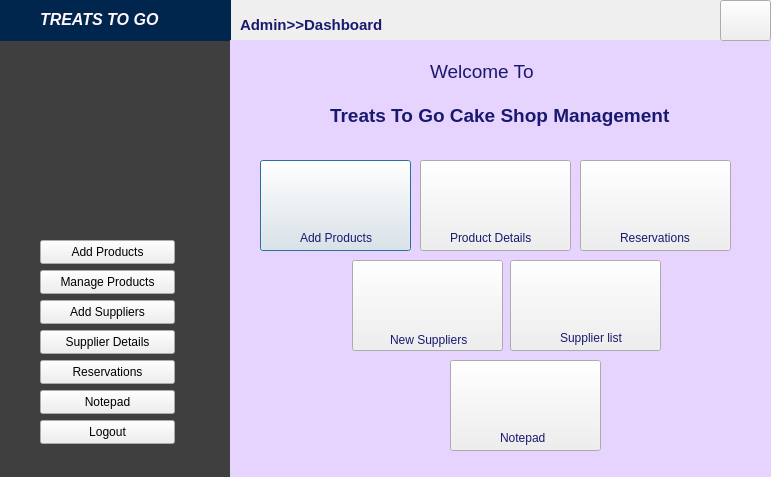
<?xml version="1.0" encoding="UTF-8"?>
<ui version="4.0">
 <class>adminhome</class>
 <widget class="QDialog" name="adminhome">
  <property name="geometry">
   <rect>
    <x>0</x>
    <y>0</y>
    <width>771</width>
    <height>477</height>
   </rect>
  </property>
  <property name="windowTitle">
   <string>Dialog</string>
  </property>
  <widget class="QLabel" name="label">
   <property name="geometry">
    <rect>
     <x>190</x>
     <y>0</y>
     <width>511</width>
     <height>41</height>
    </rect>
   </property>
   <property name="styleSheet">
    <string notr="true">border-color: rgb(25, 25, 112);</string>
   </property>
   <property name="text">
    <string/>
   </property>
  </widget>
  <widget class="QLabel" name="label_2">
   <property name="geometry">
    <rect>
     <x>0</x>
     <y>30</y>
     <width>231</width>
     <height>451</height>
    </rect>
   </property>
   <property name="styleSheet">
    <string notr="true">background-color: rgb(63, 63, 63);</string>
   </property>
   <property name="text">
    <string/>
   </property>
  </widget>
  <widget class="QLabel" name="label_3">
   <property name="geometry">
    <rect>
     <x>0</x>
     <y>0</y>
     <width>231</width>
     <height>41</height>
    </rect>
   </property>
   <property name="styleSheet">
    <string notr="true">background-color: rgb(0, 38, 77);</string>
   </property>
   <property name="text">
    <string/>
   </property>
  </widget>
  <widget class="QLabel" name="label_4">
   <property name="geometry">
    <rect>
     <x>230</x>
     <y>40</y>
     <width>541</width>
     <height>441</height>
    </rect>
   </property>
   <property name="styleSheet">
    <string notr="true">background-color: rgb(230, 212, 255);</string>
   </property>
   <property name="text">
    <string/>
   </property>
  </widget>
  <widget class="QLabel" name="label_5">
   <property name="geometry">
    <rect>
     <x>430</x>
     <y>60</y>
     <width>141</width>
     <height>21</height>
    </rect>
   </property>
   <property name="font">
    <font>
     <pointsize>14</pointsize>
    </font>
   </property>
   <property name="text">
    <string>&lt;html&gt;&lt;head/&gt;&lt;body&gt;&lt;p&gt;&lt;span style=&quot; color:#191970;&quot;&gt;Welcome To&lt;/span&gt;&lt;/p&gt;&lt;/body&gt;&lt;/html&gt;</string>
   </property>
  </widget>
  <widget class="QLabel" name="label_6">
   <property name="geometry">
    <rect>
     <x>330</x>
     <y>100</y>
     <width>371</width>
     <height>31</height>
    </rect>
   </property>
   <property name="font">
    <font>
     <pointsize>14</pointsize>
     <bold>true</bold>
    </font>
   </property>
   <property name="text">
    <string>&lt;html&gt;&lt;head/&gt;&lt;body&gt;&lt;p&gt;&lt;span style=&quot; color:#191970;&quot;&gt;Treats To Go Cake Shop Management&lt;/span&gt;&lt;/p&gt;&lt;/body&gt;&lt;/html&gt;</string>
   </property>
  </widget>
  <widget class="QPushButton" name="pushButton_addcake">
   <property name="geometry">
    <rect>
     <x>260</x>
     <y>160</y>
     <width>151</width>
     <height>91</height>
    </rect>
   </property>
   <property name="styleSheet">
    <string notr="true">
image: url(:/img/images/addprod.png);</string>
   </property>
   <property name="text">
    <string/>
   </property>
  </widget>
  <widget class="QLabel" name="label_12">
   <property name="geometry">
    <rect>
     <x>240</x>
     <y>460</y>
     <width>101</width>
     <height>16</height>
    </rect>
   </property>
   <property name="text">
    <string>status</string>
   </property>
  </widget>
  <widget class="QPushButton" name="pushButton_updateproducts">
   <property name="geometry">
    <rect>
     <x>420</x>
     <y>160</y>
     <width>151</width>
     <height>91</height>
    </rect>
   </property>
   <property name="styleSheet">
    <string notr="true">image: url(:/img/images/ediprod.png);</string>
   </property>
   <property name="text">
    <string/>
   </property>
  </widget>
  <widget class="QPushButton" name="pushButton_2">
   <property name="geometry">
    <rect>
     <x>580</x>
     <y>160</y>
     <width>151</width>
     <height>91</height>
    </rect>
   </property>
   <property name="styleSheet">
    <string notr="true">image: url(:/img/images/icons8-pay-date-50.png);</string>
   </property>
   <property name="text">
    <string/>
   </property>
  </widget>
  <widget class="QLabel" name="label_7">
   <property name="geometry">
    <rect>
     <x>300</x>
     <y>230</y>
     <width>81</width>
     <height>16</height>
    </rect>
   </property>
   <property name="text">
    <string>&lt;html&gt;&lt;head/&gt;&lt;body&gt;&lt;p&gt;&lt;span style=&quot; color:#191970;&quot;&gt;Add Products&lt;/span&gt;&lt;/p&gt;&lt;/body&gt;&lt;/html&gt;</string>
   </property>
  </widget>
  <widget class="QLabel" name="label_9">
   <property name="geometry">
    <rect>
     <x>450</x>
     <y>230</y>
     <width>91</width>
     <height>16</height>
    </rect>
   </property>
   <property name="text">
    <string>&lt;html&gt;&lt;head/&gt;&lt;body&gt;&lt;p&gt;&lt;span style=&quot; color:#191970;&quot;&gt;Product Details&lt;/span&gt;&lt;/p&gt;&lt;/body&gt;&lt;/html&gt;</string>
   </property>
  </widget>
  <widget class="QPushButton" name="pushButton_addnotes">
   <property name="geometry">
    <rect>
     <x>450</x>
     <y>360</y>
     <width>151</width>
     <height>91</height>
    </rect>
   </property>
   <property name="styleSheet">
    <string notr="true">image: url(:/img/images/icons8-purchase-order-48.png);</string>
   </property>
   <property name="text">
    <string/>
   </property>
  </widget>
  <widget class="QLabel" name="label_10">
   <property name="geometry">
    <rect>
     <x>620</x>
     <y>230</y>
     <width>151</width>
     <height>16</height>
    </rect>
   </property>
   <property name="text">
    <string>&lt;html&gt;&lt;head/&gt;&lt;body&gt;&lt;p&gt;&lt;span style=&quot; color:#191970;&quot;&gt;Reservations&lt;/span&gt;&lt;/p&gt;&lt;/body&gt;&lt;/html&gt;</string>
   </property>
  </widget>
  <widget class="QPushButton" name="pushButton_suppliers">
   <property name="geometry">
    <rect>
     <x>352</x>
     <y>260</y>
     <width>151</width>
     <height>91</height>
    </rect>
   </property>
   <property name="styleSheet">
    <string notr="true">image: url(:/img/images/user.png);</string>
   </property>
   <property name="text">
    <string/>
   </property>
  </widget>
  <widget class="QLabel" name="label_8">
   <property name="geometry">
    <rect>
     <x>500</x>
     <y>430</y>
     <width>81</width>
     <height>16</height>
    </rect>
   </property>
   <property name="text">
    <string>&lt;html&gt;&lt;head/&gt;&lt;body&gt;&lt;p&gt;&lt;span style=&quot; color:#191970;&quot;&gt;Notepad&lt;/span&gt;&lt;/p&gt;&lt;/body&gt;&lt;/html&gt;</string>
   </property>
  </widget>
  <widget class="QLabel" name="label_11">
   <property name="geometry">
    <rect>
     <x>390</x>
     <y>330</y>
     <width>81</width>
     <height>20</height>
    </rect>
   </property>
   <property name="text">
    <string>&lt;html&gt;&lt;head/&gt;&lt;body&gt;&lt;p&gt;&lt;span style=&quot; color:#191970;&quot;&gt;New Suppliers&lt;/span&gt;&lt;/p&gt;&lt;/body&gt;&lt;/html&gt;</string>
   </property>
  </widget>
  <widget class="QLabel" name="label_13">
   <property name="geometry">
    <rect>
     <x>40</x>
     <y>10</y>
     <width>121</width>
     <height>20</height>
    </rect>
   </property>
   <property name="text">
    <string>&lt;html&gt;&lt;head/&gt;&lt;body&gt;&lt;p&gt;&lt;span style=&quot; font-size:12pt; font-weight:700; font-style:italic; color:#fff6fe;&quot;&gt;TREATS TO GO&lt;/span&gt;&lt;/p&gt;&lt;/body&gt;&lt;/html&gt;</string>
   </property>
  </widget>
  <widget class="QLabel" name="label_14">
   <property name="geometry">
    <rect>
     <x>10</x>
     <y>50</y>
     <width>211</width>
     <height>171</height>
    </rect>
   </property>
   <property name="styleSheet">
    <string notr="true">image: url(:/img/images/logo.png);</string>
   </property>
   <property name="text">
    <string/>
   </property>
  </widget>
  <widget class="QLabel" name="label_15">
   <property name="geometry">
    <rect>
     <x>240</x>
     <y>10</y>
     <width>171</width>
     <height>31</height>
    </rect>
   </property>
   <property name="text">
    <string>&lt;html&gt;&lt;head/&gt;&lt;body&gt;&lt;p&gt;&lt;span style=&quot; font-size:11pt; font-weight:700; color:#191970;&quot;&gt;Admin&amp;gt;&amp;gt;Dashboard&lt;/span&gt;&lt;/p&gt;&lt;/body&gt;&lt;/html&gt;</string>
   </property>
  </widget>
  <widget class="QPushButton" name="pushButton">
   <property name="geometry">
    <rect>
     <x>40</x>
     <y>240</y>
     <width>135</width>
     <height>24</height>
    </rect>
   </property>
   <property name="text">
    <string>Add Products</string>
   </property>
  </widget>
  <widget class="QPushButton" name="pushButton_4">
   <property name="geometry">
    <rect>
     <x>40</x>
     <y>300</y>
     <width>135</width>
     <height>24</height>
    </rect>
   </property>
   <property name="text">
    <string>Add Suppliers</string>
   </property>
  </widget>
  <widget class="QPushButton" name="pushButton_6">
   <property name="geometry">
    <rect>
     <x>40</x>
     <y>360</y>
     <width>135</width>
     <height>24</height>
    </rect>
   </property>
   <property name="text">
    <string>Reservations</string>
   </property>
  </widget>
  <widget class="QPushButton" name="pushButton_7">
   <property name="geometry">
    <rect>
     <x>40</x>
     <y>390</y>
     <width>135</width>
     <height>24</height>
    </rect>
   </property>
   <property name="text">
    <string>Notepad</string>
   </property>
  </widget>
  <widget class="QPushButton" name="pushButton_3">
   <property name="geometry">
    <rect>
     <x>40</x>
     <y>270</y>
     <width>135</width>
     <height>24</height>
    </rect>
   </property>
   <property name="text">
    <string>Manage Products</string>
   </property>
  </widget>
  <widget class="QPushButton" name="pushButton_5">
   <property name="geometry">
    <rect>
     <x>40</x>
     <y>330</y>
     <width>135</width>
     <height>24</height>
    </rect>
   </property>
   <property name="text">
    <string>Supplier Details</string>
   </property>
  </widget>
  <widget class="QPushButton" name="pushButton_8">
   <property name="geometry">
    <rect>
     <x>40</x>
     <y>420</y>
     <width>135</width>
     <height>24</height>
    </rect>
   </property>
   <property name="text">
    <string>Logout</string>
   </property>
  </widget>
  <widget class="QPushButton" name="pushButton_9">
   <property name="geometry">
    <rect>
     <x>510</x>
     <y>260</y>
     <width>151</width>
     <height>91</height>
    </rect>
   </property>
   <property name="styleSheet">
    <string notr="true">image: url(:/img/images/icons8-users-settings-48.png);</string>
   </property>
   <property name="text">
    <string/>
   </property>
  </widget>
  <widget class="QLabel" name="label_16">
   <property name="geometry">
    <rect>
     <x>560</x>
     <y>330</y>
     <width>71</width>
     <height>16</height>
    </rect>
   </property>
   <property name="text">
    <string>&lt;html&gt;&lt;head/&gt;&lt;body&gt;&lt;p&gt;&lt;span style=&quot; color:#191970;&quot;&gt;Supplier list&lt;/span&gt;&lt;/p&gt;&lt;/body&gt;&lt;/html&gt;</string>
   </property>
  </widget>
  <widget class="QPushButton" name="pushButton_10">
   <property name="geometry">
    <rect>
     <x>720</x>
     <y>0</y>
     <width>51</width>
     <height>41</height>
    </rect>
   </property>
   <property name="styleSheet">
    <string notr="true">image: url(:/img/images/icons8-home-page-30(1).png);</string>
   </property>
   <property name="text">
    <string/>
   </property>
  </widget>
  <zorder>label_12</zorder>
  <zorder>label</zorder>
  <zorder>label_2</zorder>
  <zorder>label_3</zorder>
  <zorder>label_4</zorder>
  <zorder>label_5</zorder>
  <zorder>label_6</zorder>
  <zorder>pushButton_addcake</zorder>
  <zorder>pushButton_updateproducts</zorder>
  <zorder>pushButton_2</zorder>
  <zorder>label_7</zorder>
  <zorder>label_9</zorder>
  <zorder>pushButton_addnotes</zorder>
  <zorder>label_10</zorder>
  <zorder>pushButton_suppliers</zorder>
  <zorder>label_8</zorder>
  <zorder>label_11</zorder>
  <zorder>label_13</zorder>
  <zorder>label_14</zorder>
  <zorder>label_15</zorder>
  <zorder>pushButton</zorder>
  <zorder>pushButton_4</zorder>
  <zorder>pushButton_6</zorder>
  <zorder>pushButton_7</zorder>
  <zorder>pushButton_3</zorder>
  <zorder>pushButton_5</zorder>
  <zorder>pushButton_8</zorder>
  <zorder>pushButton_9</zorder>
  <zorder>label_16</zorder>
  <zorder>pushButton_10</zorder>
 </widget>
 <resources/>
 <connections/>
</ui>
